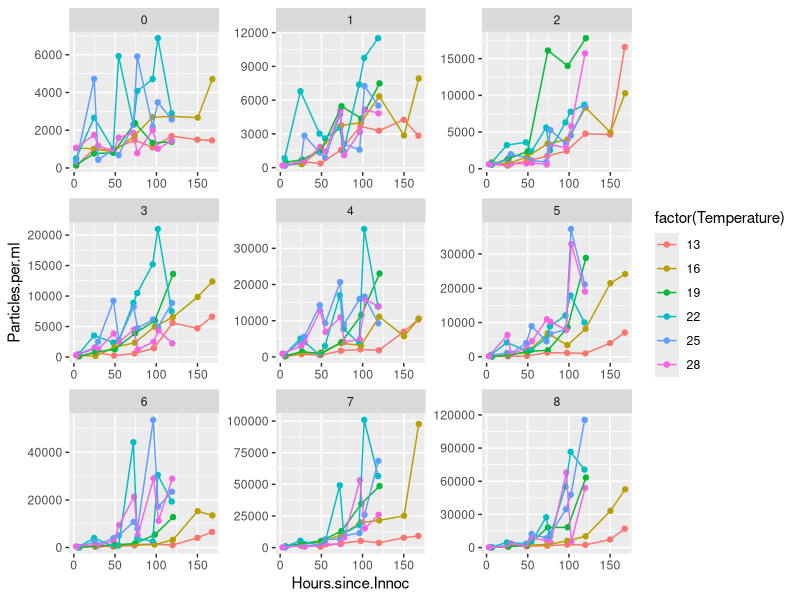
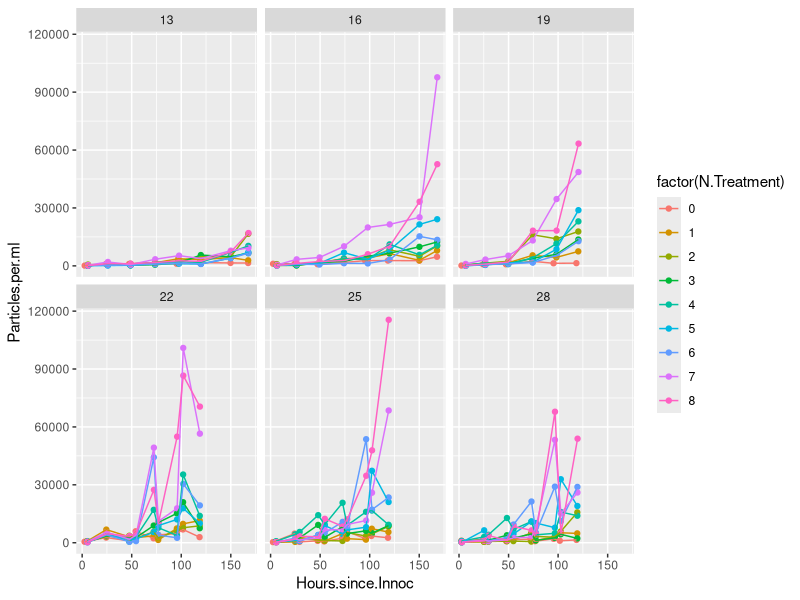
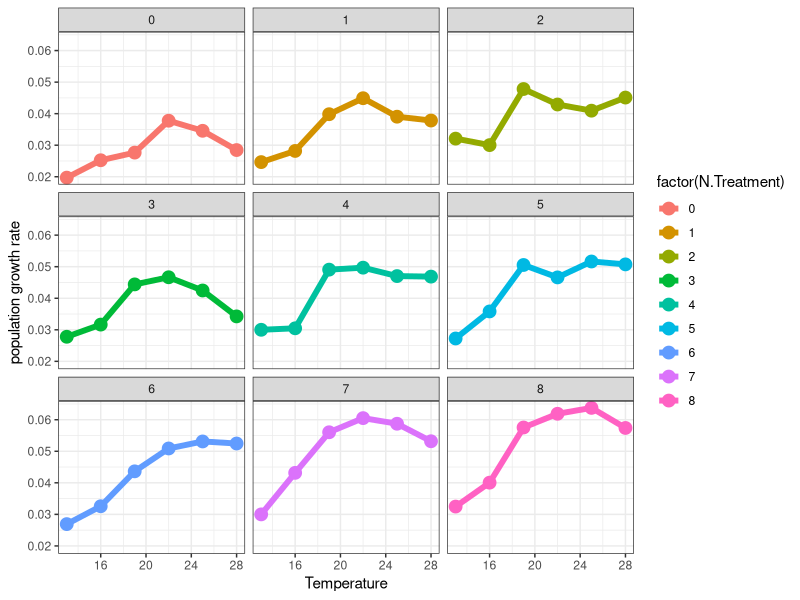
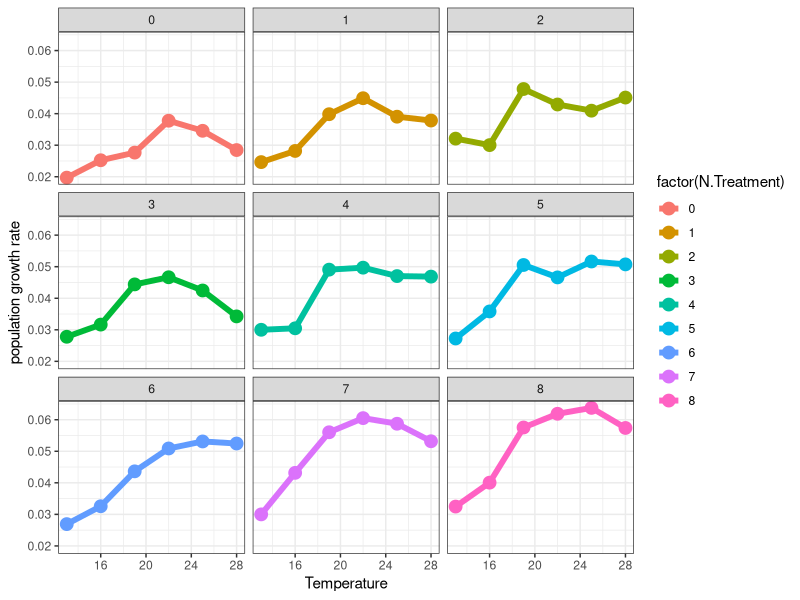

Write R code to recreate these figures, in order. (Note: this script raises an error after producing the figures.)
library(tidyverse)
library(broom)
library(minpack.lm)
library(purrr)
library(stringr)



TT <- read_csv("data-raw/TT_2015.csv")


ggplot(data = TT, aes(x = Hours.since.Innoc, y = Particles.per.ml, group = Temperature, color = factor(Temperature))) + geom_point() +
	facet_wrap( ~ N.Treatment, scales = "free") + geom_line()



TT %>% 
	# filter(Temperature == 28) %>% 
ggplot(data = ., aes(x = Hours.since.Innoc, y = Particles.per.ml, color = factor(N.Treatment))) + geom_point() +
	facet_wrap( ~ Temperature) + geom_line()

str(TT)
TT %>% 
	group_by(Temperature, N.Treatment) %>% 
	do(tidy(nls(Particles.per.ml ~ 75 * (1+a)^(Hours.since.Innoc),
							data= .,  start=list(a=0.01),
							control = nls.control(maxiter=100, minFactor=1/204800000)))) %>%
	ggplot(aes(x = Temperature, y = estimate, color = factor(N.Treatment))) + geom_point(size = 4) +
	geom_line(size = 2) + theme_bw() + facet_wrap( ~ N.Treatment) + ylab("population growth rate")

ggsave("figures/population_growth_rate_TT_2015.png")

TT_r <- TT %>% 
	group_by(Temperature, N.Treatment) %>% 
	do(tidy(nls(Particles.per.ml ~ 75 * (1+a)^(Hours.since.Innoc),
							data= .,  start=list(a=0.01),
							control = nls.control(maxiter=100, minFactor=1/204800000)))) 

write_csv(TT_r, "data-processed/fitted_r_TT_2015_nls.csv")

TT %>% 
	group_by(Temperature, N.Treatment) %>% 
	do(tidy(nls(Particles.per.ml ~ 75 * (1+a)^(Hours.since.Innoc),
							data= .,  start=list(a=0.01),
							control = nls.control(maxiter=100, minFactor=1/204800000)))) %>% 
	ungroup() %>% 
	mutate(N.Treatment = str_replace(N.Treatment, "1", "11")) %>%
	mutate(N.Treatment = str_replace(N.Treatment, "2", "22")) %>% 
	mutate(N.Treatment = str_replace(N.Treatment, "3", "33")) %>%
	mutate(N.Treatment = str_replace(N.Treatment, "4", "55")) %>%
	mutate(N.Treatment = str_replace(N.Treatment, "5", "110")) %>%
	mutate(N.Treatment = str_replace(N.Treatment, "6", "220")) %>%
	mutate(N.Treatment = str_replace(N.Treatment, "7", "330")) %>%
	mutate(N.Treatment = str_replace(N.Treatment, "8", "440")) %>% 
	mutate(N.Treatment = str_replace(N.Treatment, "1105", "55")) %>% 
	mutate(N.Treatment = as.numeric(N.Treatment)) %>% 
	ggplot(aes(x = N.Treatment, y = estimate, color = factor(N.Treatment))) + geom_point(size = 4) +
	geom_line() + theme_bw() + facet_wrap( ~ Temperature)

TT %>% 
	group_by(Temperature, N.Treatment) %>% 
	do(tidy(nls(Particles.per.ml ~ 75 * (1+a)^(Hours.since.Innoc),
							data= .,  start=list(a=0.01),
							control = nls.control(maxiter=100, minFactor=1/204800000)))) %>%
	ggplot(aes(x = Temperature, y = estimate, color = factor(N.Treatment))) + geom_point(size = 4) +
	geom_line(size = 2) + theme_bw() + facet_wrap( ~ N.Treatment) + ylab("population growth rate")




# now fit an activation energy --------------------------------------------

current_dataset <- TT_r %>% 
	ungroup() %>% 
	filter(N.Treatment == 2) %>% 
	rename(OriginalTraitValue = estimate) %>% 
	mutate(K = Temperature + 273.15) %>% 
	select(OriginalTraitValue, K)

current_dataset$OriginalTraitValue[current_dataset$OriginalTraitValue == 0] <- 1

## If there are negative values, substract the minimum value
MinVal <- NA
if (min(current_dataset$OriginalTraitValue)<=0){
	MinVal <- min(current_dataset$OriginalTraitValue)
	current_dataset$OriginalTraitValue <-current_dataset$OriginalTraitValue - MinVal
	current_dataset <-current_dataset[-which(current_dataset$OriginalTraitValue==0),]}



#### assign Tref as GlobalEnv
# T_ref is the standardization temperature (in K). 
# This needs to be any value below the peak of the curve.
assign("Tref", 285.15, envir = .GlobalEnv) 



# Estimate STARTING VALUES for the nls ------------------------------------

GetE <- function(tmp, rate, T.p, k=8.62e-5)
{
	# Estimate starting value for E, taking linear regression using the rise part
	# of the curve only.
	# ~~~ Parameters ~~~
	# tmp  : temperature data (in K).
	# rate : rate data corresponding to temperature above.
	# T.p  : temperature at which rate peaks, used as a cutoff point.
	# k    : Boltzmann constant.
	
	tmp.w <- which(tmp <= T.p)
	if (length(tmp.w) > 1)
	{
		m <- lm(log(rate[tmp.w]) ~ I(1 / (k * (tmp[tmp.w]))))
		return(abs(summary(m)$coefficients[2, 1]))
	} else
	{
		return(0.6)
	}
}

GetB0 <- function(tmp, rate)
{
	# Estimate starting value for the normalising constant.
	# ~~~ Parameters ~~~
	# tmp   : temperature data (in K).
	# rate  : rate data corresponding to temperature above.
	# T.ref : estimate normalising constant at this temperature (in K).
	
	if (min(tmp,na.rm=TRUE) > Tref)
	{
		return(log(min(rate[1],na.rm=TRUE)))
	} else
	{
		return(log(max(rate[which(tmp <= Tref)],na.rm=TRUE)))
	}
}


GetTpk <- function(tmp, rate)
{
	# Temperature at which the rate is maximised (estimate of T.peak).
	# ~~~ Parameters ~~~
	# tmp  : Temperature data (in K).
	# rate : Rate data corresponding to temperature above.
	
	return(max(tmp[which.max(rate)]))
}




# Schoolfield fitting -----------------------------------------------------

Schoolfield <- function(B0, E, E_D, T_h, temp) {
	
	# Boltzmann's constant. Units imply that E and E_D are in eV.
	k <- 8.62e-5
	
	# B0 is the normalization constant.    
	# E is the activation energy.
	# E_D is the de-activation energy.    
	# T_h is the temperature at which the rate-limiting enzyme 
	# is 50% active and 50% denatured due to high temperature.
	
	#     return(B0 - E/k * (1/temp - 1/Tref) - log(1 + exp((E_D/k) * (1/T_h - 1/temp)))) #Schoolfied model in original form (not with T_pk as an explicit parameter)
	
	return(B0 + log(exp((-E/k) * ((1/temp) - (1/Tref)))/(1 + (E/(E_D - E)) * exp(E_D/k * (1/T_h - 1/temp))))) ## T_pk as an explicit parameter. FITS BETTER
	
}


B0_sch <- c()
E_sch <- c()
E_D_sch <- c()	
T_h_sch <- c()
T_pk_sch <- c()
P_pk_sch <- c()
AIC_sch <- c()
r_sq_sch <- c()

T.h.st  <- GetTpk(tmp=current_dataset$K, rate=current_dataset$OriginalTraitValue)
E.st    <- GetE(tmp=current_dataset$K, rate=current_dataset$OriginalTraitValue, T.p=T.h.st)
B.st <- GetB0(tmp=current_dataset$K, rate=current_dataset$OriginalTraitValue)



# schoolfield -------------------------------------------------------------

schoolfield_nls <- NA

fit_coefs <- function(current_dataset) {
schoolfield_nls <- nlsLM(
	log(OriginalTraitValue) ~ Schoolfield(B0, E, E_D, T_h, temp = K), 
	start=c(B0 = B.st, E = E.st, E_D = 4*E.st, T_h=T.h.st),
	lower=c(B0=-Inf,   E=0,    E.D=0, Th=0),
	upper=c(B0=Inf,    E=Inf,  E.D=Inf, Th=273.15+150),
	data=current_dataset, control=list(minFactor=1 / 2^16, maxiter=1024))


if(!is.na(schoolfield_nls[1])) 
{ 

	E_sch <- c(E_sch, coef(schoolfield_nls)["E"])
	E_D_sch <- c(E_D_sch, coef(schoolfield_nls)["E_D"])
	T_h_sch <- c(T_h_sch, coef(schoolfield_nls)["T_h"])
	AIC_sch<- c(AIC_sch, AIC(schoolfield_nls))
	
	# Calculate the R squared value as: 1 - (rss/tss)
	rss <- sum((exp(predict(schoolfield_nls)) - 
								current_dataset$OriginalTraitValue)^2, 
						 na.rm = TRUE)
	tss <- sum(
		(current_dataset$OriginalTraitValue - 
		 	mean(current_dataset$OriginalTraitValue, na.rm = TRUE))^2, 
		na.rm = TRUE)
	
	if ( tss != 0 )
	{
		r_sq_sch <- c(r_sq_sch, 1 - (rss/tss))
	} else
	{
		r_sq_sch <- c(r_sq_sch, 1)
	}
	
	# Calculate the peak of the curve and its 
	# corresponding temperature value.
	curr_prediction <- predict(schoolfield_nls)
	for (j in 1:length(curr_prediction))
	{
		# If we found the maximum performance, exit the loop.
		if (curr_prediction[j] == max(curr_prediction))
		{
			break
		}
	}
	
	T_pk_sch <- c(T_pk_sch, current_dataset$K[j])

}
tidy_coefs <- tidy(schoolfield_nls)
return(tidy_coefs)
}

# Generate predictions from the model fit...
tmp_temps <- seq(min(
	floor(current_dataset$K)), 
	ceiling(max(current_dataset$K)
	), length = 200)

tmp_model <- exp(Schoolfield(
	coef(schoolfield_nls)["B0"],
	coef(schoolfield_nls)["E"],
	coef(schoolfield_nls)["E_D"],
	coef(schoolfield_nls)["T_h"],
	tmp_temps
))

ModelToPlotS <- data.frame(
	Temperature = tmp_temps - 273.15, 
	TraitValue = tmp_model
)

# Prepare the data points of the original values.
DataToPlot <- data.frame(
	Temperature = current_dataset$K - 273.15, 
	TraitValue = current_dataset$OriginalTraitValue
)
DataToPlot <- na.omit(DataToPlot)


	
ggplot(data = all_estimates, aes(x = n, y = estimate)) + geom_point(size = 3) +
	facet_wrap( ~ term, scales = "free") + theme_bw()

# plot it! ----------------------------------------------------------------

p_1 <- ggplot() + geom_point(data = DataToPlot, aes(x = Temperature, 
																											 y = TraitValue), size = 3, col = "black", bg = "lightcyan2", 
																alpha = 0.7, pch = 21) + 
	geom_line(data = ModelToPlotS, 
						aes(x = Temperature, y = TraitValue), colour = "#1b9e77", 
						lwd = 1.3) +                           
	xlab(expression(paste("Temperature (", degree, C, ")"))) + 
	ylab("population growth rate") +
	theme_bw() + theme(plot.title = element_text(size = 16), 
										 axis.title = element_text(size = 16)) +
	ggtitle("n treatment 1")

+
	ylim(0,0.05)
annotate("text", size = 3, label=             
				 	paste("R^2","sch=", sprintf("%.2f", r_sq_sch),"\nE sch=", format(coef(schoolfield_nls)["E"], digits = 3),"\nAIC sch=",format(AIC(schoolfield_nls),digits=3)), 
				 x = min(DataToPlot[, "Temperature"]),
				 y = mean(DataToPlot[, "TraitValue"]),
				 hjust=0,
				 fontface = 3)


schoolfield_nls

current_dataset <- TT_r %>% 
	ungroup() %>% 
	filter(N.Treatment != 0) %>% 
	rename(OriginalTraitValue = estimate) %>% 
	mutate(K = Temperature + 273.15) %>% 
	select(OriginalTraitValue, K, N.Treatment)

current_dataset$OriginalTraitValue[current_dataset$OriginalTraitValue <= 0] <- 0.000000000000000000001

TT_split <- split(current_dataset, f = current_dataset$N.Treatment) ## split the TT dataframe into little mini dataframes, one for each replicate - temperature combination. We will then use a map function to apply our fitting function to each dataframe individually.

coefs_TT <- TT_split %>% 
	map_df(fit_coefs, .id = "ntreatment")

write_csv(coefs_TT, "data-processed/fitted_r_TT_2015.csv")

ggplot(data = coefs_TT, aes(x = ntreatment, y = estimate)) + geom_point(size = 3) +
	facet_wrap( ~ term, scales = "free") + theme_bw()


schoolfield_nls <- NA

current_dataset <- TT_r %>% 
	ungroup() %>% 
	filter(N.Treatment == 8) %>% 
	rename(OriginalTraitValue = estimate) %>% 
	mutate(K = Temperature + 273.15) %>% 
	select(OriginalTraitValue, K, N.Treatment)

current_dataset$OriginalTraitValue[current_dataset$OriginalTraitValue <= 0] <- 0.000000000000000000001



schoolfield_nls <- nlsLM(
	log(OriginalTraitValue) ~ Schoolfield(B0, E, E_D, T_h, temp = K), 
	start=c(B0 = B.st, E = E.st, E_D = 4*E.st, T_h=T.h.st),
	lower=c(B0=-Inf,   E=0,    E.D=0, Th=0),
	upper=c(B0=Inf,    E=Inf,  E.D=Inf, Th=273.15+150),
	data=current_dataset, control=list(minFactor=1 / 2^16, maxiter=1024))


if(!is.na(schoolfield_nls[1])) 
{ 

	E_sch <- c(E_sch, coef(schoolfield_nls)["E"])
	E_D_sch <- c(E_D_sch, coef(schoolfield_nls)["E_D"])
	T_h_sch <- c(T_h_sch, coef(schoolfield_nls)["T_h"])
	AIC_sch<- c(AIC_sch, AIC(schoolfield_nls))
	
	# Calculate the R squared value as: 1 - (rss/tss)
	rss <- sum((exp(predict(schoolfield_nls)) - 
								current_dataset$OriginalTraitValue)^2, 
						 na.rm = TRUE)
	tss <- sum(
		(current_dataset$OriginalTraitValue - 
		 	mean(current_dataset$OriginalTraitValue, na.rm = TRUE))^2, 
		na.rm = TRUE)
	
	if ( tss != 0 )
	{
		r_sq_sch <- c(r_sq_sch, 1 - (rss/tss))
	} else
	{
		r_sq_sch <- c(r_sq_sch, 1)
	}
	
	# Calculate the peak of the curve and its 
	# corresponding temperature value.
	curr_prediction <- predict(schoolfield_nls)
	for (j in 1:length(curr_prediction))
	{
		# If we found the maximum performance, exit the loop.
		if (curr_prediction[j] == max(curr_prediction))
		{
			break
		}
	}
	
	T_pk_sch <- c(T_pk_sch, current_dataset$K[j])
}
	
